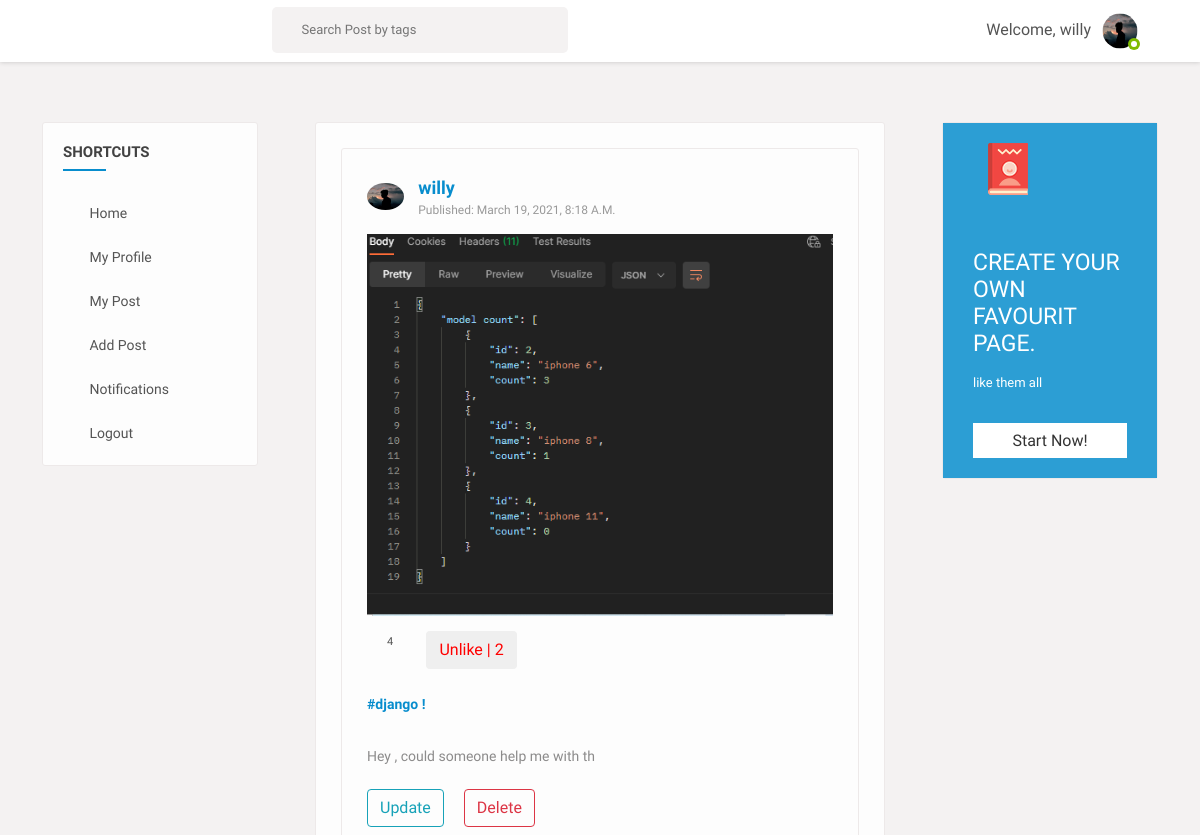
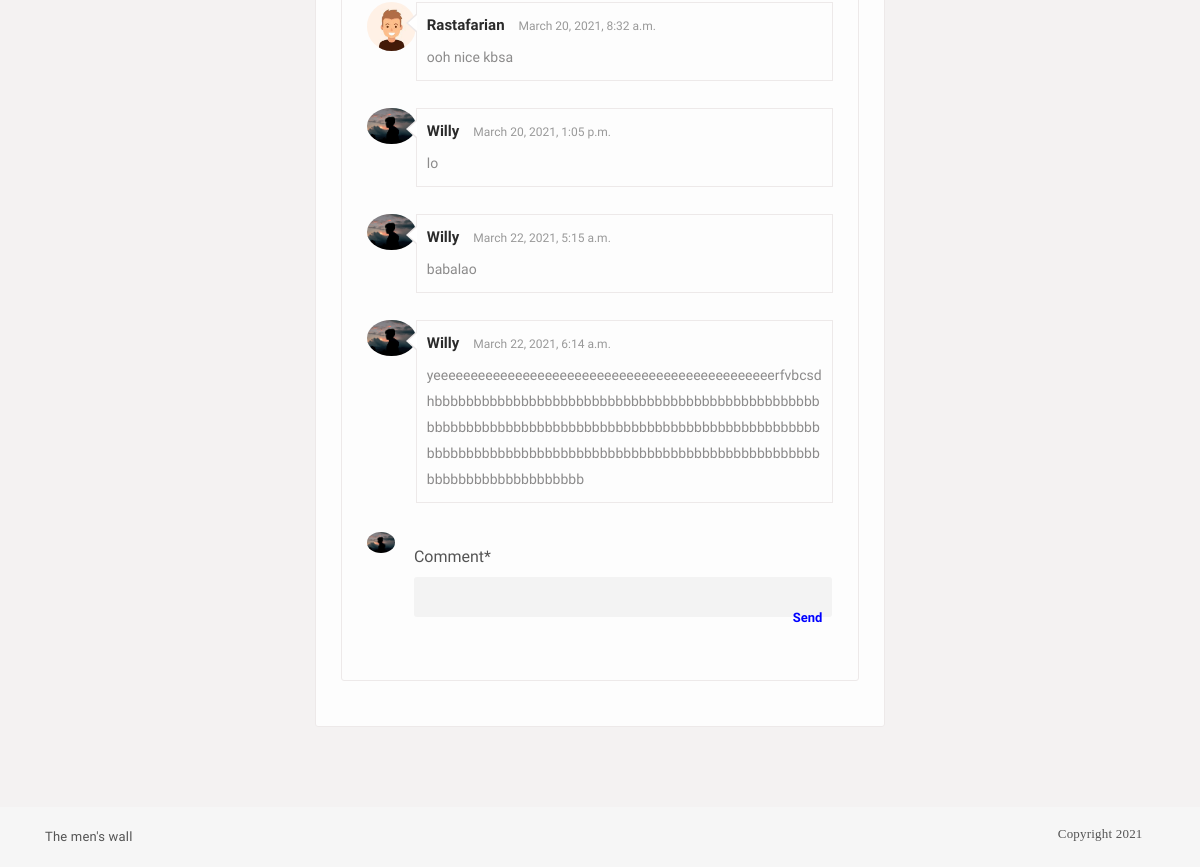
The page /post/1/ (signed in) on the database as committed earlier (2 pictures, top to bottom).
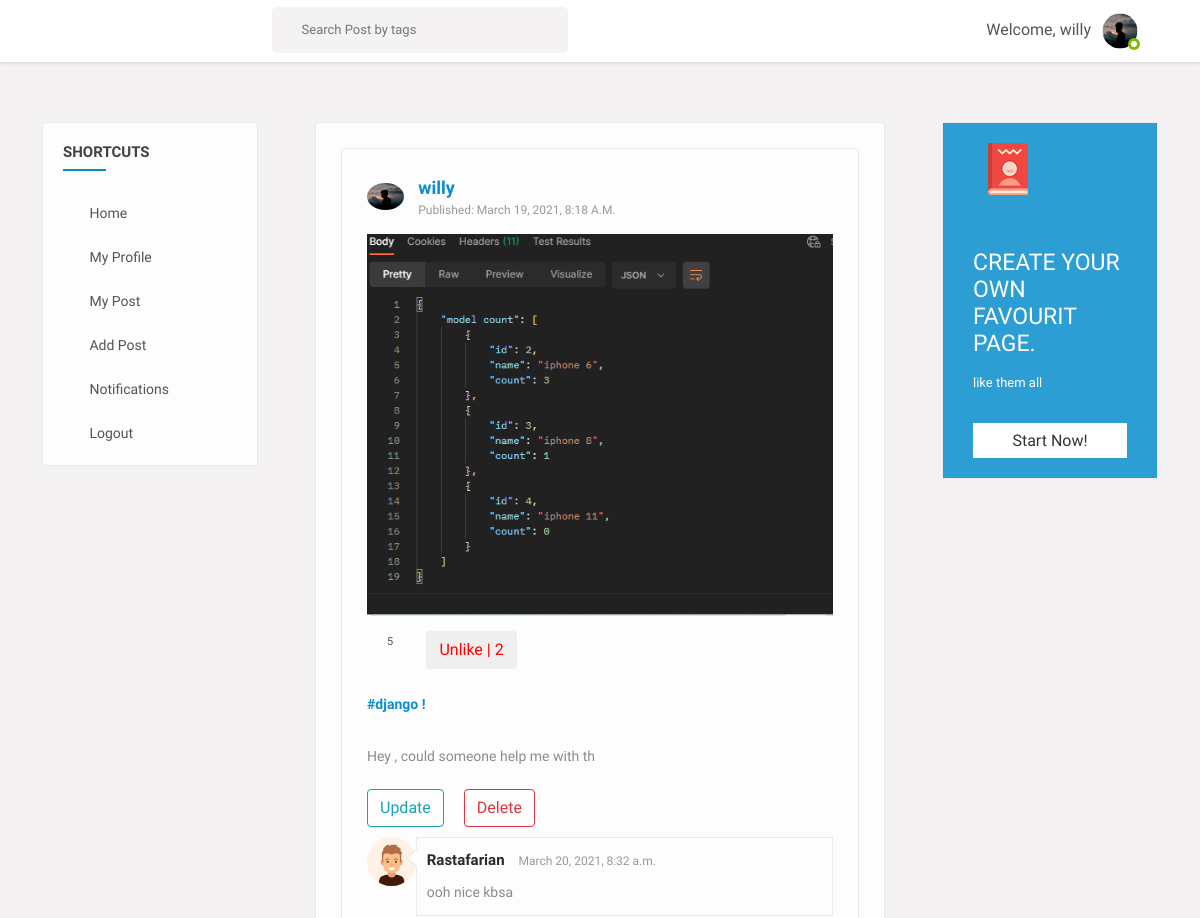
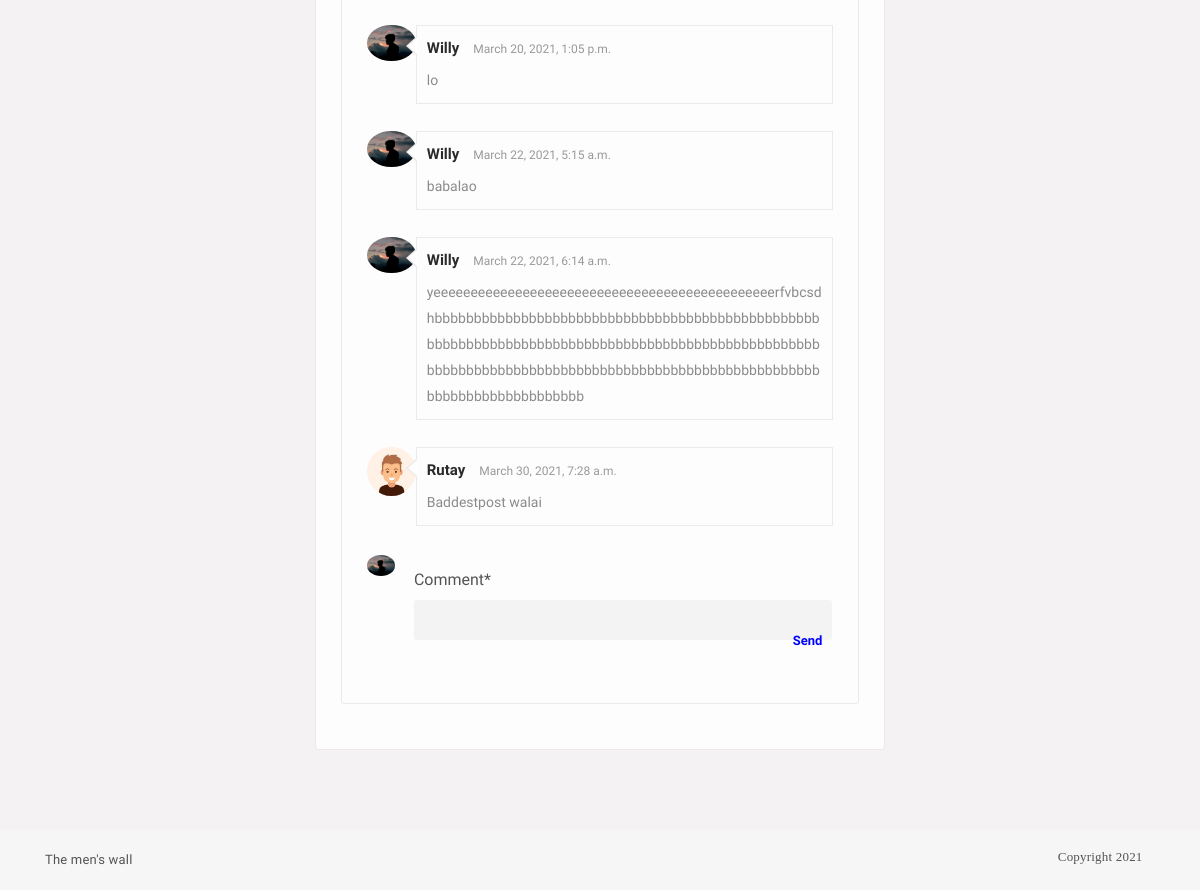
The same page on the database as committed later (2 pictures, top to bottom).
### feed/models.py (models this page shows, shortened)
class Post(models.Model):
	description = models.CharField(max_length=255, blank=True)
	pic = models.ImageField(upload_to='path/to/img')
	video = models.FileField(upload_to='path/to/img',validators=[file_size],blank=True)
	date_posted = models.DateTimeField(default=timezone.now)
	user_name = models.ForeignKey(User, on_delete=models.CASCADE)
	tags = models.CharField(max_length=100, blank=True)

class Comments(models.Model):
	post = models.ForeignKey(Post, related_name='details', on_delete=models.CASCADE)
	username = models.ForeignKey(User, related_name='details', on_delete=models.CASCADE)
	comment = models.CharField(max_length=255)
	comment_date = models.DateTimeField(default=timezone.now)

### users/models.py (models this page shows, shortened)
class Profile(models.Model):
	user = models.OneToOneField(User, on_delete=models.CASCADE)
	image = models.ImageField(default='default.png', upload_to='profile_pics')
	slug = AutoSlugField(populate_from='user')
	bio = models.CharField(max_length=255, blank=True)
	friends = models.ManyToManyField("Profile", blank=True)

### feed/views.py (the view)
# urls.py: path('post/<int:pk>/', views.post_detail, name='post-detail'),
@login_required
def post_detail(request, pk):
	post = get_object_or_404(Post, pk=pk)
	user = request.user
	p = Profile.objects.filter(user = request.user).first()
	u = p.user
	is_liked =  Like.objects.filter(user=user, post=post)
	if request.method == 'POST':
		form = NewCommentForm(request.POST)
		if form.is_valid():
			data = form.save(commit=False)
			data.post = post
			data.username = user
			data.save()
			return redirect('post-detail', pk=pk)
	else:
		form = NewCommentForm()
	return render(request, 'feed/post_detail.html', {'u':u,'post':post, 'is_liked':is_liked, 'form':form})

### feed/forms.py
class NewCommentForm(forms.ModelForm):
	comment = forms.CharField(widget=forms.Textarea)
	class Meta:
		model = Comments
		fields = ['comment']

### feed/views.py (called while the page is built)
def CountNotifications(request):
	count_notifications = 0
	if request.user.is_authenticated:
		count_notifications = Notification.objects.filter(user=request.user, is_seen=False).count()
	return {'count_notifications':count_notifications}

def GetProfile(request):
	you = ''
	if request.user.is_authenticated:
		p = request.user.profile
		you = p.user
	return {'profile':you}

### feed/templates/feed/post_detail.html (shortened to what the changed rows need)
{% extends "basefeed.html" %}
{% load static %}
{% load crispy_forms_tags %}
{% block content %}
<section>
  <div class="gap gray-bg">
    <div class="container-fluid">
      <div class="row">
        <div class="col-lg-12">
          <div class="row" id="page-contents">
            <div class="col-lg-6">
              <div class="central-meta">
                  <div class="central-meta item">
                  <div class="user-post">
                  <div class="friend-info">
                    <figure>
                      <img src="{{ post.user_name.profile.image.url }}" alt="">
                    </figure>
                    <div class="friend-name">
                      <ins><a href="#" title="">{{ post.user_name }}</a></ins>
                      <span>published: {{ post.date_posted }}</span>
                    </div>
                    <div class="post-meta">
                      <img src="{{ post.pic.url }}" alt="">
                      <div class="we-video-info">
                        <ul>
                          <li>
                            <span class="comment" data-toggle="tooltip" title="Comments">
                              <i class="fa fa-comments-o"></i>
                              <ins>{{ post.details.count }}</ins>
                            </span>
                          </li>
                          <li>
                            <button class="btn btn-white mr-3 like" id="{{ post.id }}">
                              {% if is_liked %}
                              <a
                                href="{% url 'post-like' %}"
                                style="color: red"
                                id="likebtn{{ post.id }}"
                              >
                                Unlike | {{post.likes.count}}</a
                              >
                              {% endif %}
                            </button>
                          </li>
                        </ul>
                      </div>
                      <div class="description">
                        <p>
                          {% if post.tags %}
                          <a href="#" title="">{{ post.tags }} !</a></br>
                            <br />
                            {% endif %}
                         {{ post.description }}</p>
                          {% if post.user_name == user %}
                          <a
                            class="btn btn-outline-info mr-3"
                            href="{% url 'post-update' post.id %}"
                            >Update</a
                          >
                          <a
                            class="btn btn-outline-danger"
                            href="{% url 'post-delete' post.id %}"
                            >Delete</a
                          >
                          {% endif %}
                      </div>
                    </div>
                  </div>
                  <div class="coment-area">
                    {% if post.details.all %}
                    <ul class="we-comet">
                      {% for detail in post.details.all %}
                      <li>
                        <div class="comet-avatar">
                          <img src="{{ detail.username.profile.image.url }}" alt="">
                        </div>
                        <div class="we-comment">
                          <div class="coment-head">
                            <h5><a href="time-line.html" title="">{{ detail.username }}</a></h5>
                            <span>{{ detail.comment_date }}</span>
                            <a class="we-reply" href="#" title="Reply"><i class="fa fa-reply"></i></a>
                          </div>
                          <p style="display: block;
                          width: auto;
                          height: auto;
                          word-break: break-all;
                          word-wrap: break-word;
                          white-space: normal;">{{ detail.comment }}</p>
                        </div>
                      </li>
                      {% endfor %}
                      {% else %}
      <li>No comments to show!</li>
      {% endif %}
      <li class="post-comment">
        <div class="comet-avatar">
          <img src="{{ post.user_name.profile.image.url }}" alt="">
        </div>
      </li>
                    </ul>
                  </div>
                </div>
              </div>
            </div>
          </div>
        </div>
      </div>
    </div>
  </div>
</section>
{% endblock content %}

Rows that differ between the two databases and show on the page:
computed for Post "#django": details.count "4" → "5"
added Comments: username.profile.image (placeholder picture), username "Rutay", comment_date "March 30, 2021, 7:28 a.m.", comment "Baddestpost walai"
